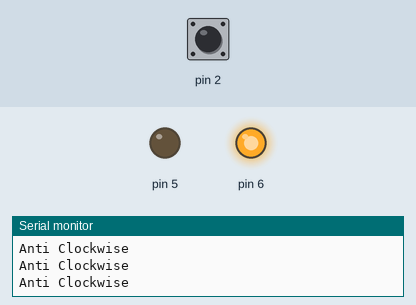
A sketch run on a simulated Arduino Uno, built with avr-gcc and run on an emulated ATmega328P. On the bench: output pins drawn as LEDs (lit = HIGH), the last lines printed to the serial monitor. Dashed ring = blinking. The inputs (shaded band) are chosen by the test bench; at power-on: pin 2 HIGH.

Above: at 1.2 s.
1.3 s: pin 2 driven LOW
At 2.5 s:
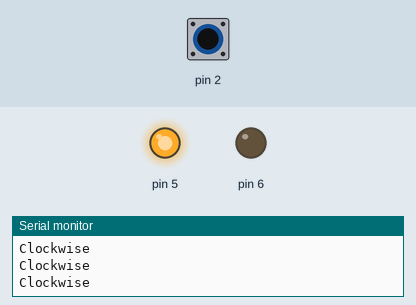
2.8 s: pin 2 driven HIGH
At 3.6 s:
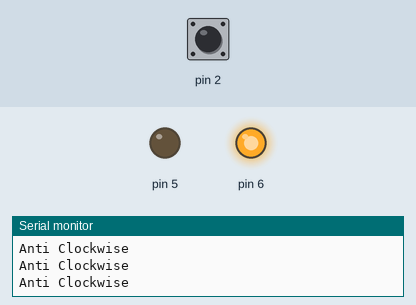
5.8 s: pin 2 pulsed LOW 5 times (0.12 s each, 0.3 s apart)
At 6.01 s:
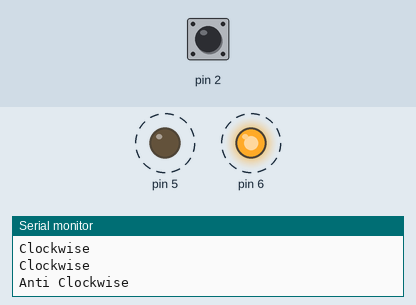
Timing chart, 0 to 8.8 s (numbered marks = the images above; inputs shaded):
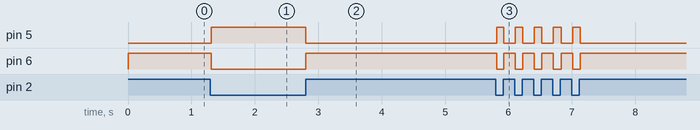

Measured:
- after the input at 1.3 s, pin 5: LOW → HIGH at once; pin 6: HIGH → LOW at once
- after the input at 2.8 s, pin 5: HIGH → LOW at once; pin 6: LOW → HIGH at once
- after the input at 5.8 s, pin 5: alternates HIGH for 0.11 s and LOW for 0.18 s, 10 changes in all, then stays LOW, starting at once; pin 6: alternates HIGH for 0.18 s and LOW for 0.11 s, 10 changes in all, then stays HIGH, starting at once

The sketch:

motor.ino
```cpp
void setup() {
  // put your setup code here, to run once:
    pinMode(2, INPUT);
    pinMode(5, OUTPUT);
    pinMode(6, OUTPUT);
    Serial.begin(9600);
}
int sensor=0;
void loop() {
  // put your main code here, to run repeatedly:
sensor=!digitalRead(2);
if(sensor == 1){
  digitalWrite(5,HIGH);
  digitalWrite(6,LOW);
  Serial.println("Clockwise");
}
else
{
  digitalWrite(5,LOW);
  digitalWrite(6,HIGH);
  Serial.println("Anti Clockwise");
}
/*
else if(sensor==0)
{
    digitalWrite(4,HIGH);
    digitalWrite(3,LOW);
    delay(2000);

  } */

}
```
